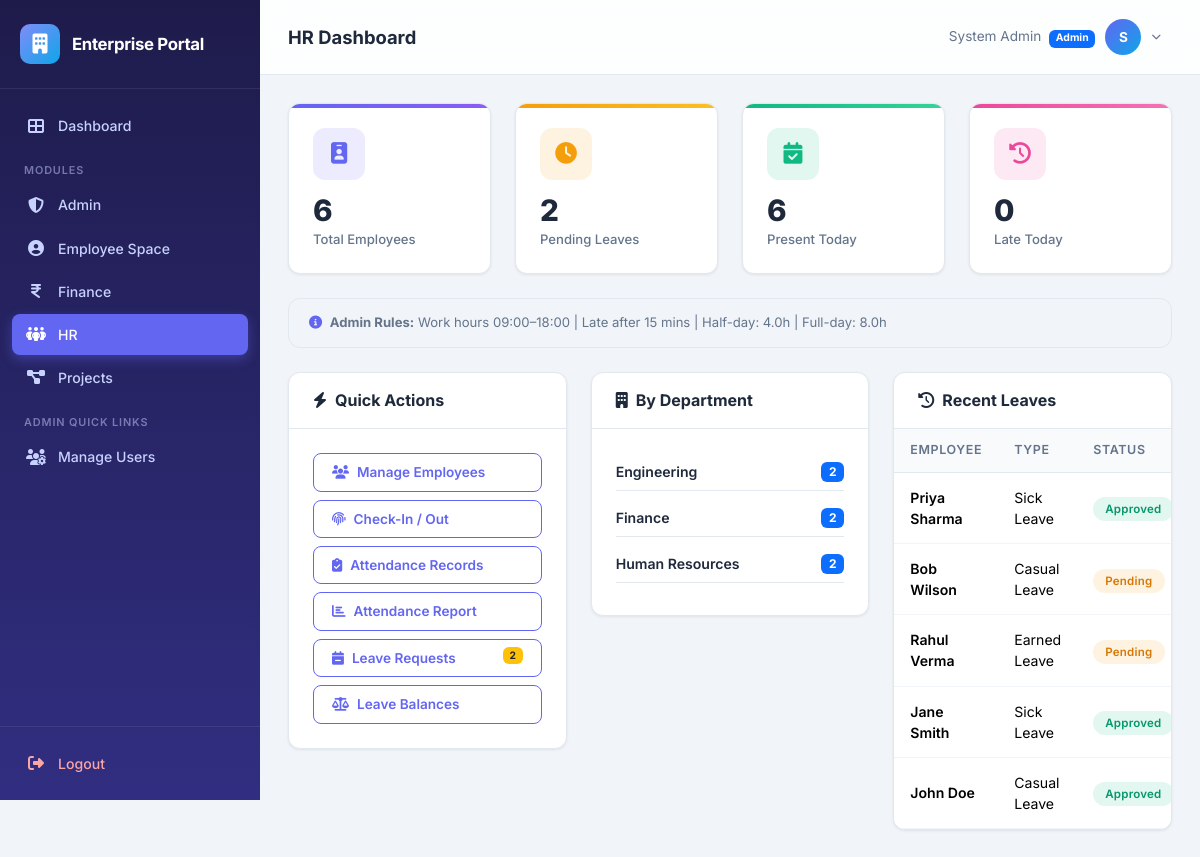
Page /hr/ (signed in) on the committed database.
### app/models.py (models this page shows, shortened)
class Module(db.Model):
    __tablename__ = 'modules'
    id = db.Column(db.Integer, primary_key=True)
    name = db.Column(db.String(50), unique=True, nullable=False)
    slug = db.Column(db.String(50), unique=True, nullable=False)
    description = db.Column(db.String(200), default='')
    icon = db.Column(db.String(50), default='fas fa-cube')

class User(UserMixin, db.Model):
    __tablename__ = 'users'
    id = db.Column(db.Integer, primary_key=True)
    username = db.Column(db.String(80), unique=True, nullable=False, index=True)
    email = db.Column(db.String(120), unique=True, nullable=False)
    password_hash = db.Column(db.String(256), nullable=False)
    full_name = db.Column(db.String(150), nullable=False)
    phone = db.Column(db.String(20), default='')
    is_admin = db.Column(db.Boolean, default=False)
    is_active_user = db.Column(db.Boolean, default=True)
    must_change_password = db.Column(db.Boolean, default=False)
    created_at = db.Column(db.DateTime, default=datetime.utcnow)
    modules = db.relationship('Module', secondary='user_modules', backref=db.backref('users', lazy='dynamic'))
    employee = db.relationship('Employee', backref='user', uselist=False, lazy='joined')
    tasks_assigned = db.relationship('Task', backref='assignee', foreign_keys='Task.assigned_to')
    expenses = db.relationship('Expense', backref='submitter', foreign_keys='Expense.submitted_by')
    projects_created = db.relationship('Project', backref='creator', foreign_keys='Project.created_by')
    @property
    def is_active(self):
        return self.is_active_user

class AttendanceRule(db.Model):
    __tablename__ = 'attendance_rules'
    id = db.Column(db.Integer, primary_key=True)
    work_start = db.Column(db.String(5), default='09:00')    # HH:MM
    work_end = db.Column(db.String(5), default='18:00')
    late_threshold_mins = db.Column(db.Integer, default=15)   # Minutes after work_start to mark "Late"
    half_day_hours = db.Column(db.Float, default=4.0)         # Min hours for half-day
    full_day_hours = db.Column(db.Float, default=8.0)         # Min hours for full-day
    is_active = db.Column(db.Boolean, default=True)
    updated_at = db.Column(db.DateTime, default=datetime.utcnow, onupdate=datetime.utcnow)

class Department(db.Model):
    __tablename__ = 'departments'
    id = db.Column(db.Integer, primary_key=True)
    name = db.Column(db.String(100), unique=True, nullable=False)
    code = db.Column(db.String(20), unique=True, nullable=False)
    description = db.Column(db.String(250), default='')
    is_active = db.Column(db.Boolean, default=True)
    created_at = db.Column(db.DateTime, default=datetime.utcnow)
    designations = db.relationship('Designation', backref='department', lazy='dynamic')
    employees = db.relationship('Employee', backref='department', lazy='dynamic')

class Leave(db.Model):
    __tablename__ = 'leaves'
    id = db.Column(db.Integer, primary_key=True)
    employee_id = db.Column(db.Integer, db.ForeignKey('employees.id', ondelete='CASCADE'), nullable=False)
    leave_type = db.Column(db.String(30), nullable=False)          # Casual, Sick, Earned
    start_date = db.Column(db.Date, nullable=False)
    end_date = db.Column(db.Date, nullable=False)
    total_days = db.Column(db.Integer, default=1)
    status = db.Column(db.String(20), default='Pending')           # Pending, Approved, Rejected
    reason = db.Column(db.Text, default='')
    rejection_reason = db.Column(db.Text, default='')
    approved_by = db.Column(db.Integer, db.ForeignKey('users.id'), nullable=True)
    created_at = db.Column(db.DateTime, default=datetime.utcnow)
    approver = db.relationship('User', foreign_keys=[approved_by])

### app/hr/routes.py (the view)
@bp.route('/')
@module_required('hr')
def dashboard():
    total_employees = Employee.query.count()
    pending_leaves = Leave.query.filter_by(status='Pending').count()
    approved_leaves = Leave.query.filter_by(status='Approved').count()
    today = date.today()
    today_records = Attendance.query.filter_by(date=today).all()
    today_present = sum(1 for r in today_records if r.status in ('Present', 'Late'))
    today_late = sum(1 for r in today_records if r.status == 'Late')
    today_absent = total_employees - len(today_records) if total_employees > 0 else 0
    departments = Department.query.filter_by(is_active=True).order_by(Department.name).all()
    dept_stats = []
    for dept in departments:
        count = dept.employees.count()
        if count > 0:
            dept_stats.append({'name': dept.name, 'count': count})
    recent_leaves = Leave.query.order_by(Leave.created_at.desc()).limit(5).all()
    rules = services.get_attendance_rules()
    return render_template('hr/dashboard.html',
                           total_employees=total_employees,
                           pending_leaves=pending_leaves,
                           approved_leaves=approved_leaves,
                           today_present=today_present,
                           today_late=today_late,
                           today_absent=today_absent,
                           dept_stats=dept_stats,
                           recent_leaves=recent_leaves,
                           rules=rules)

### app/hr/services.py (called while the page is built)
def get_attendance_rules():
    rule = AttendanceRule.query.filter_by(is_active=True).first()
    if not rule:
        return {
            'work_start': '09:00', 'work_end': '18:00',
            'late_threshold_mins': 15, 'half_day_hours': 4.0, 'full_day_hours': 8.0
        }
    return {
        'work_start': rule.work_start, 'work_end': rule.work_end,
        'late_threshold_mins': rule.late_threshold_mins,
        'half_day_hours': rule.half_day_hours, 'full_day_hours': rule.full_day_hours
    }

### app/templates/hr/dashboard.html (shortened to what this page needs)
{% extends "base.html" %}
{% block page_title %}HR Dashboard{% endblock %}
{% block content %}
<div class="row g-4 mb-4">
    <div class="col-sm-6 col-xl-3">
        <div class="stat-card purple">
            <div class="stat-icon"><i class="fas fa-id-badge"></i></div>
            <div class="stat-value">{{ total_employees }}</div>
            <div class="stat-label">Total Employees</div>
        </div>
    </div>
    <div class="col-sm-6 col-xl-3">
        <div class="stat-card orange">
            <div class="stat-icon"><i class="fas fa-clock"></i></div>
            <div class="stat-value">{{ pending_leaves }}</div>
            <div class="stat-label">Pending Leaves</div>
        </div>
    </div>
    <div class="col-sm-6 col-xl-3">
        <div class="stat-card green">
            <div class="stat-icon"><i class="fas fa-calendar-check"></i></div>
            <div class="stat-value">{{ today_present }}</div>
            <div class="stat-label">Present Today</div>
        </div>
    </div>
    <div class="col-sm-6 col-xl-3">
        <div class="stat-card pink">
            <div class="stat-icon"><i class="fas fa-clock-rotate-left"></i></div>
            <div class="stat-value">{{ today_late }}</div>
            <div class="stat-label">Late Today</div>
        </div>
    </div>
</div>
<div style="background:var(--bg-card); border:1px solid var(--border-color); border-radius:12px; padding:14px 20px; margin-bottom:24px; font-size:0.82rem; color:var(--text-secondary);">
    <i class="fas fa-info-circle me-1" style="color:var(--primary);"></i>
    <strong>Admin Rules:</strong> Work hours {{ rules.work_start }}–{{ rules.work_end }} |
    Late after {{ rules.late_threshold_mins }} mins | Half-day: {{ rules.half_day_hours }}h | Full-day: {{ rules.full_day_hours }}h
</div>
<div class="row g-4">
    <div class="col-lg-4">
        <div class="data-card">
            <div class="card-header">
                <h5><i class="fas fa-bolt me-2"></i>Quick Actions</h5>
            </div>
            <div class="p-4">
                <div class="d-grid gap-2">
                    <a href="{{ url_for('hr.employees') }}" class="btn btn-outline-primary text-start">
                        <i class="fas fa-users me-2"></i>Manage Employees
                    </a>
                    <a href="{{ url_for('hr.attendance_checkin') }}" class="btn btn-outline-primary text-start">
                        <i class="fas fa-fingerprint me-2"></i>Check-In / Out
                    </a>
                    <a href="{{ url_for('hr.attendance') }}" class="btn btn-outline-primary text-start">
                        <i class="fas fa-clipboard-check me-2"></i>Attendance Records
                    </a>
                    <a href="{{ url_for('hr.attendance_report') }}" class="btn btn-outline-primary text-start">
                        <i class="fas fa-chart-bar me-2"></i>Attendance Report
                    </a>
                    <a href="{{ url_for('hr.leaves') }}" class="btn btn-outline-primary text-start">
                        <i class="fas fa-calendar-minus me-2"></i>Leave Requests
                        {% if pending_leaves > 0 %}
                        <span class="badge bg-warning text-dark float-end">{{ pending_leaves }}</span>
                        {% endif %}
                    </a>
                    <a href="{{ url_for('hr.leave_balances') }}" class="btn btn-outline-primary text-start">
                        <i class="fas fa-scale-balanced me-2"></i>Leave Balances
                    </a>
                </div>
            </div>
        </div>
    </div>
    <div class="col-lg-4">
        <div class="data-card">
            <div class="card-header">
                <h5><i class="fas fa-building me-2"></i>By Department</h5>
            </div>
            <div class="p-4">
                {% if dept_stats %}
                {% for ds in dept_stats %}
                <div class="d-flex justify-content-between align-items-center mb-2" style="padding:8px 0; border-bottom:1px solid var(--border-color);">
                    <span class="fw-semibold" style="font-size:0.88rem;">{{ ds.name }}</span>
                    <span class="badge bg-primary">{{ ds.count }}</span>
                </div>
                {% endfor %}
                {% else %}
                <p style="color:var(--text-secondary); font-size:0.85rem; text-align:center; padding:20px 0;">No departments configured yet</p>
                {% endif %}
            </div>
        </div>
    </div>
    <div class="col-lg-4">
        <div class="data-card">
            <div class="card-header">
                <h5><i class="fas fa-clock-rotate-left me-2"></i>Recent Leaves</h5>
            </div>
            <div class="table-responsive">
                <table class="table" style="font-size:0.85rem;">
                    <thead><tr><th>Employee</th><th>Type</th><th>Status</th></tr></thead>
                    <tbody>
                        {% for leave in recent_leaves %}
                        <tr>
                            <td class="fw-semibold">{{ leave.employee.user.full_name }}</td>
                            <td>{{ leave.leave_type }}</td>
                            <td><span class="badge-status badge-{{ leave.status | lower }}">{{ leave.status }}</span></td>
                        </tr>
                        {% else %}
                        <tr><td colspan="3" class="text-center py-4" style="color:var(--text-secondary);">No leave requests</td></tr>
                        {% endfor %}
                    </tbody>
                </table>
            </div>
        </div>
    </div>
</div>
{% endblock %}

### app/templates/base.html (shortened to what this page needs)
<!DOCTYPE html>
<html lang="en">
<head>
    <link href="https://cdn.jsdelivr.net/npm/bootstrap@5.3.3/dist/css/bootstrap.min.css" rel="stylesheet">
    <link href="https://cdnjs.cloudflare.com/ajax/libs/font-awesome/6.5.1/css/all.min.css" rel="stylesheet">
    <link rel="stylesheet" href="{{ url_for('static', filename='css/style.css') }}">
</head>
<body>
    <aside id="sidebar" class="sidebar">
        <div class="sidebar-brand">
            <div class="brand-icon">
                <i class="fas fa-building"></i>
            </div>
            <h5>Enterprise Portal</h5>
        </div>
        <nav class="sidebar-nav">
            <a href="{{ url_for('main_dashboard') }}" class="nav-link">
                <i class="fas fa-th-large"></i>
                <span>Dashboard</span>
            </a>
            <div class="nav-label">Modules</div>
            {% for mod in user_modules %}
                {% if mod.slug == 'admin' %}
                <a href="{{ url_for('admin.dashboard') }}" class="nav-link" id="nav-admin">
                    <i class="fas fa-shield-halved"></i>
                    <span>Admin</span>
                </a>
                {% elif mod.slug == 'hr' %}
                <a href="{{ url_for('hr.dashboard') }}" class="nav-link" id="nav-hr">
                    <i class="fas fa-people-group"></i>
                    <span>HR</span>
                </a>
                {% elif mod.slug == 'pm' %}
                <a href="{{ url_for('pm.dashboard') }}" class="nav-link" id="nav-pm">
                    <i class="fas fa-diagram-project"></i>
                    <span>Projects</span>
                </a>
                {% elif mod.slug == 'finance' %}
                <a href="{{ url_for('finance.dashboard') }}" class="nav-link" id="nav-finance">
                    <i class="fas fa-indian-rupee-sign"></i>
                    <span>Finance</span>
                </a>
                {% elif mod.slug == 'employee' %}
                <a href="{{ url_for('employee.dashboard') }}" class="nav-link" id="nav-employee">
                    <i class="fas fa-user-circle"></i>
                    <span>Employee Space</span>
                </a>
                {% endif %}
            {% endfor %}
            {% if current_user.is_admin %}
            <div class="nav-label">Admin Quick Links</div>
            <a href="{{ url_for('admin.users') }}" class="nav-link">
                <i class="fas fa-users-cog"></i>
                <span>Manage Users</span>
            </a>
            {% endif %}
        </nav>
        <div class="sidebar-footer">
            <a href="{{ url_for('auth.logout') }}" class="nav-link">
                <i class="fas fa-right-from-bracket"></i>
                <span>Logout</span>
            </a>
        </div>
    </aside>
    <div class="main-content">
        <header class="top-navbar">
            <div class="d-flex align-items-center gap-3">
                <h1 class="page-title">{% block page_title %}Dashboard{% endblock %}</h1>
            </div>
            <div class="user-dropdown">
                <button class="user-dropdown-toggle" id="userDropdownBtn" type="button">
                    <span class="d-none d-md-inline" style="font-size:0.85rem; color: var(--text-secondary);">
                        {{ current_user.full_name }}
                        {% if current_user.is_admin %}
                            <span class="badge bg-primary ms-1" style="font-size:0.65rem;">Admin</span>
                        {% endif %}
                    </span>
                    <div class="user-avatar">
                        {{ current_user.full_name[0] | upper }}
                    </div>
                    <i class="fas fa-chevron-down" style="font-size:0.6rem; color:var(--text-secondary);"></i>
                </button>
            </div>
        </header>
        <div class="page-body">
            {% block content %}{% endblock %}
        </div>
    </div>
</body>
</html>

### rows in the picture
User: full_name "System Admin", full_name "S"
AttendanceRule: work_start "09:00", work_end "18:00", half_day_hours "4.0", full_day_hours "8.0"
Department: name "Engineering", count "2"
Department: name "Finance", count "2"
Department: name "Human Resources", count "2"
Leave: employee.user.full_name "Priya Sharma", leave_type "Sick Leave", status "Approved"
Leave: employee.user.full_name "Bob Wilson", leave_type "Casual Leave", status "Pending"
Leave: employee.user.full_name "Rahul Verma", leave_type "Earned Leave", status "Pending"
Leave: employee.user.full_name "Jane Smith", leave_type "Sick Leave", status "Approved"
Leave: employee.user.full_name "John Doe", leave_type "Casual Leave", status "Approved"

### other values in the picture
{{ total_employees }} "6"
{{ pending_leaves }} "2"
{{ today_present }} "6"
{{ today_late }} "0"
{{ rules.late_threshold_mins }} "15"
